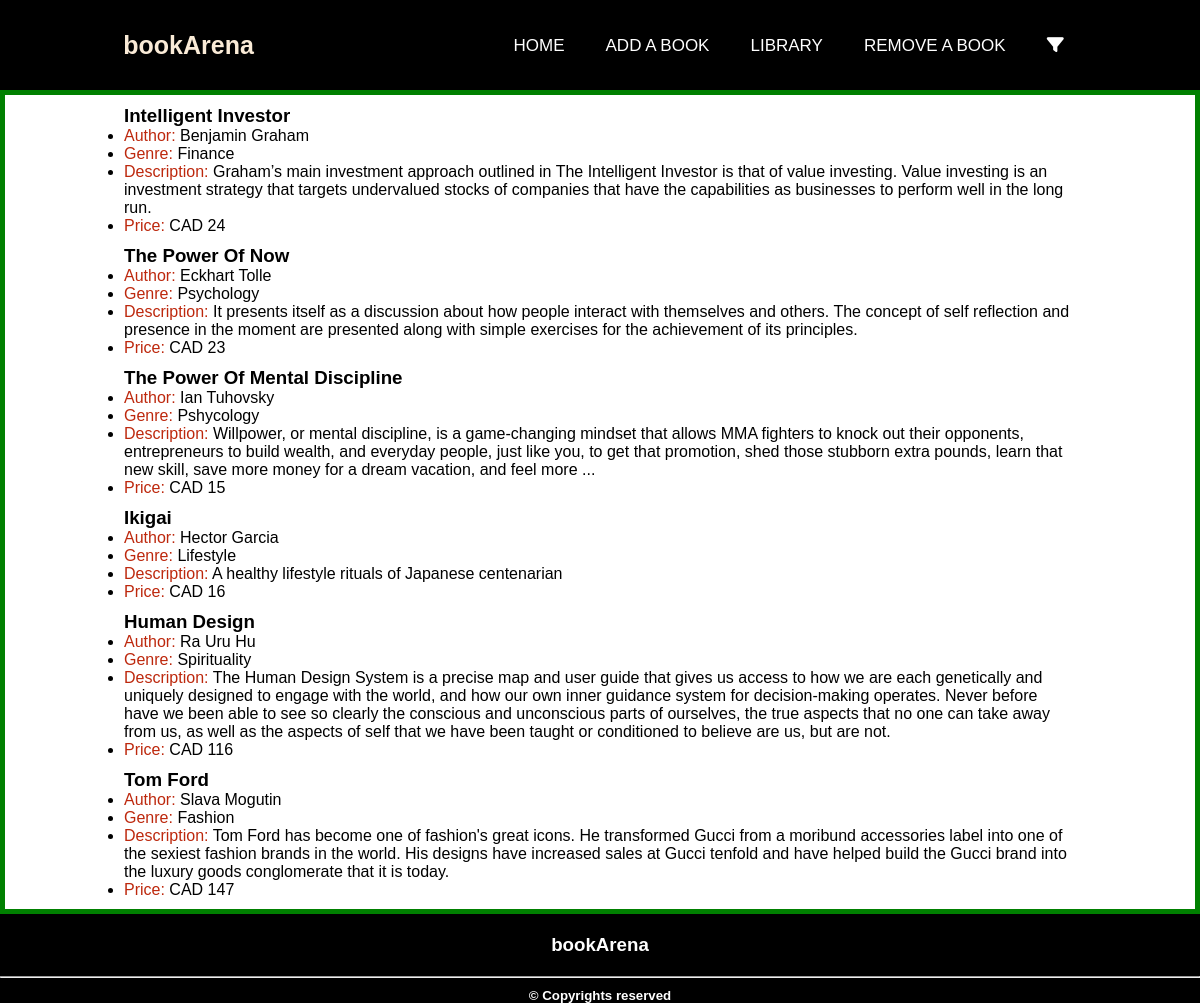
The page /library on the database its author committed.
### model.py (models this page shows, shortened)
class Books(db.Model):
    title = db.Column(db.String(50), unique=True, nullable=False, primary_key=True)
    author = db.Column(db.String(30), nullable=False)
    genre = db.Column(db.String(20), nullable=False)
    description = db.Column(db.String(120), nullable=False)
    price = db.Column(db.Integer, nullable=False)

### app.py (the view)
@app.route('/library', methods=['GET', 'POST'])
def library():
    data = Books.query.all() # Stores all the builtins to data
    return render_template('library.html', title='LIBRARY', books=data)

### templates/library.html
{% extends 'base.html' %}
{%block body%}
{% if books %}
    {%for book in books%}
    <div class="bookInfo">
        <h3>{{book.title}}</h3>
        <ul>
            <li> <span>Author:</span> {{book.author}}</li>
            <li><span>Genre:</span> {{book.genre}}</li>
            <li><span>Description:</span> {{book.description}}</li>
            <li><span>Price:</span> CAD {{book.price}}</li>
        </ul>
    </div>
    {%endfor%}
{%else%}
    <p class="errorMessage">No match found related to the entered information. Please Check for Typos and Try Again</p>
{%endif%}
{%endblock%}

### templates/base.html (shortened to what this page needs)
{%from 'macros.html' import nav with context%}
<!DOCTYPE html>
<html lang="en">
<head>
    <link rel="stylesheet" href="../static/css/styles.css">
</head>
<body>
    <nav class="navbar">
        <a href="{{url_for('home')}}" class="logo">
            <span>bookArena</span>
        </a>
        {{nav()}}
    </nav>
    <main>
        {%block body%}{%endblock%}
    </main>
    <footer>
        <h3>bookArena</h3>
        <hr>
        <h5>&copy; Copyrights reserved</h5>
    </footer>
</body>
</html>

### templates/macros.html
{% macro nav()%}
     <nav>
        <ul>
            <li>
                <a class="active" href="{{url_for('home')}}">HOME</a>
            </li>
            <li>
                <a class="active" href="{{url_for('addBook')}}">ADD A BOOK</a>
            </li>
            <li>
                <a class="active" href="{{url_for('library')}}">LIBRARY</a>
            </li>
            <li>
                <a class="active" href="{{url_for('deleteBook')}}">REMOVE A BOOK</a>
            </li>
            <li>
                <a class="active" href="{{url_for('filterByPrice')}}"><i class="fa-solid fa-filter"></i></a>
            </li>
        </ul>
    </nav>
{%endmacro%}

### static/css/styles.css (style rules this page uses)
* { margin: 0; padding: 0; box-sizing: border-box; }
a { padding: 5px; border-radius: 5px; }
a.logo { color: white; font-size: 25px; line-height: 80px; font-weight: bold; }
.navbar { display: flex; justify-content: space-around; background-color: black; color: white; font-family:'Gill Sans', 'Gill Sans MT', Calibri, 'Trebuchet MS', sans-serif; font-size: large; position: sticky; top: 0px; z-index: 3; align-items: center; }
nav ul li { display: inline-block; margin: 0 5px; }
nav span, a { color: antiquewhite; text-decoration: none; }
nav ul { float: right; }
nav ul li .active { color: white; font-size: 17px; padding: 7px 13px; border-radius: 3px; text-transform: uppercase; }
main { border: 5px solid green; background-color: white; width: 100%; min-height: 80.5vh; }
.bookInfo { font-family: 'Gill Sans', 'Gill Sans MT', Calibri, 'Trebuchet MS', sans-serif; margin-top: 15px; width: 80%; margin: 10px auto; }
.bookInfo li span { color: rgb(189, 40, 13); }
footer { background: black; color: white; text-align: center; font-family: 'Gill Sans', 'Gill Sans MT', Calibri, 'Trebuchet MS', sans-serif; }
footer h3 { padding: 20px 10px; }
footer hr { margin-bottom: 10px; }

### rows shown on the page
Books: title "Intelligent Investor", author "Benjamin Graham", genre "Finance", description "Graham’s main investment approach outlined in The Intelligent Investor is that of value investing. Value investing is an investment strategy that targets undervalued stocks of companies that have the capabilities as businesses to perform well in the long run.", price "24"
Books: title "The Power Of Now", author "Eckhart Tolle", genre "Psychology", description "It presents itself as a discussion about how people interact with themselves and others. The concept of self reflection and presence in the moment are presented along with simple exercises for the achievement of its principles.", price "23"
Books: title "The Power Of Mental Discipline", author "Ian Tuhovsky", genre "Pshycology", description "Willpower, or mental discipline, is a game-changing mindset that allows MMA fighters to knock out their opponents, entrepreneurs to build wealth, and everyday people, just like you, to get that promotion, shed those stubborn extra pounds, learn that new skill, save more money for a dream vacation, and feel more ...", price "15"
Books: title "Ikigai", author "Hector Garcia", genre "Lifestyle", description "A healthy lifestyle rituals of Japanese centenarian", price "16"
Books: title "Human Design", author "Ra Uru Hu", genre "Spirituality", description "The Human Design System is a precise map and user guide that gives us access to how we are each genetically and uniquely designed to engage with the world, and how our own inner guidance system for decision-making operates. Never before have we been able to see so clearly the conscious and unconscious parts of ourselves, the true aspects that no one can take away from us, as well as the aspects of self that we have been taught or conditioned to believe are us, but are not.", price "116"
Books: title "Tom Ford", author "Slava Mogutin", genre "Fashion", description "Tom Ford has become one of fashion's great icons. He transformed Gucci from a moribund accessories label into one of the sexiest fashion brands in the world. His designs have increased sales at Gucci tenfold and have helped build the Gucci brand into the luxury goods conglomerate that it is today.", price "147"
